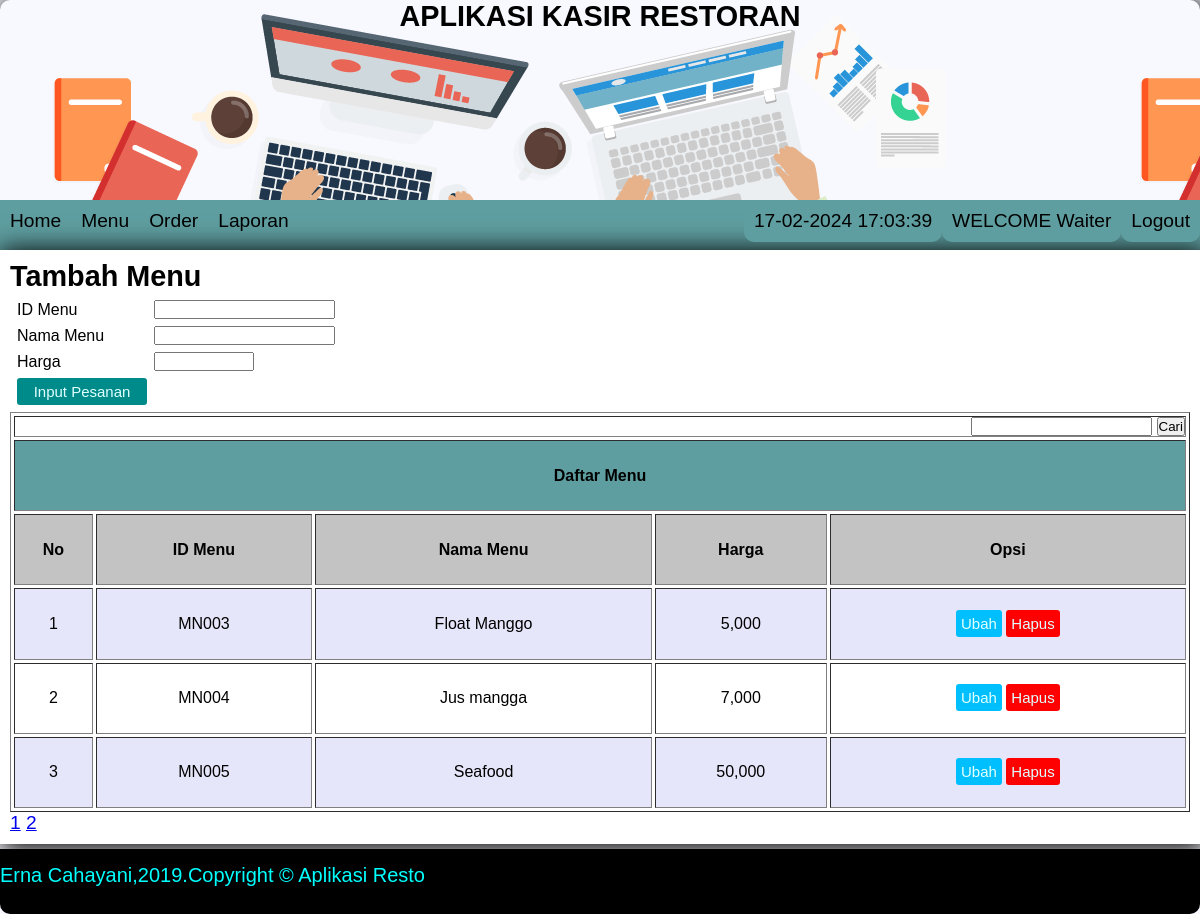
/Restoran/Waiter/index.php?resto=menu, run on the app's committed database.
### tables this page shows
CREATE TABLE IF NOT EXISTS `tb_menu` (
  `id_menu` varchar(10) NOT NULL,
  `nama_menu` varchar(100) NOT NULL,
  `harga` varchar(50) NOT NULL,
  PRIMARY KEY (`id_menu`)
);

### Restoran/Waiter/menu.php (the view, shortened to what this page needs)
<link rel="stylesheet" type="text/css" href="button.css">
<h2>Tambah Menu</h2>
<form method="post">
	<table cellpadding="7px" cellspacing="7">
		<tr>
			<td>ID Menu</td>
			<td><input type="text" name="id_menu"></td>
		</tr>
		<tr>
			<td>Nama Menu</td>
			<td><input type="text" name="nama_menu"></td>
		</tr>
		<tr>
			<td>Harga</td>
			<td><input type="number" min="5000" max="50000000" name="harga"></td>
		</tr>
		<tr>
			<td><input type="submit" name="masuk" value="Input Pesanan" class='butin'></td>
		</tr>
	</table>
</form>
<form>
	<table align="center" border="1" cellspacing="3" cellpadding="3" style=" width:100%;height: 50%">
		<tr>
    <td height="20" colspan="5" border="0">
    <div align="right">
      <label>
       <input type="text" name="cari">
       </label>
       <label>
      <input type="submit" value="Cari">
      </label>
      </div>
      </td>
  </tr>
	<tr>
		<th bgcolor="cadetblue" colspan="5">Daftar Menu</th>
	</tr>
	<tr bgcolor="#C3C3C3">
		<th style="text-align:center;">No</th>
		<th style="text-align:center;">ID Menu</th>
		<th style="text-align:center;">Nama Menu</th>
		<th style="text-align:center;">Harga</th>
		<th style="text-align:center;">Opsi</th>
	</tr>
	<?php
	include '../koneksi.php';
	$no = '1';
	$halaman = '3';
	if (isset($_GET["halaman"])) {
		$page = $_GET["halaman"];
	}else{
		$page = '1';
	}
	if ($page>1) {
		$mulai =($page * $halaman) - $halaman;
	}else{
		$mulai = '0';
	}
	$data = mysqli_query($koneksi,"SELECT * FROM tb_menu LIMIT $mulai, $halaman");
	while ($isi = mysqli_fetch_array($data)) {
		if ($no%2==0){
			$bg="white";
		}else{
			$bg="lavender";
		}
	?>
	  <tr bgcolor="<?php echo $bg; ?>">
		<td style="text-align:center;"><?php echo $no++ ?></td>
		<td style="text-align:center;"><?php echo $isi['id_menu'] ?></td>
		<td style="text-align:center;"><?php echo $isi['nama_menu'] ?></td>
		<td style="text-align:center;"><?php echo number_format( $isi['harga']) ?></td>
		<td style="text-align:center;"><a href="index.php?resto=medit&id_menu=<?php echo $isi['id_menu'] ?>" class='buts'>Ubah</a>
			<a href="menuhapus.php?id_menu=<?php echo $isi['id_menu'] ?>" class='butss'>Hapus</a>
			</td>
	</tr>
	<?php
	}
	?>
</table>
<div>
	<?php
	$result = mysqli_query($koneksi,"SELECT * FROM tb_menu");
	$total = mysqli_num_rows($result);
	$pages = ceil($total/$halaman);
	for ($i=1; $i<=$pages ; $i++){?>
	<a href="?resto=menu&halaman=<?php echo $i; ?>"><?php echo $i; ?></a>
	<?php } ?>
</div>
</form>

### Restoran/design.css (style rules this page uses)
* { margin: 0px; padding: 0px; }

### Restoran/Waiter/button.css (style rules this page uses)
.butin { text-decoration: none; background-color: darkcyan; color: lightcyan; border: none; width: 130px; padding: 5px; font-family: Tahoma,sans-serif; font-size: 15px; border-radius: 3px; }
.buts { text-decoration: none; background-color: deepskyblue; color: lightcyan; border: none; width: 120px; padding: 5px; font-family: Tahoma,sans-serif; font-size: 15px; border-radius: 3px; }
.butss { text-decoration: none; background-color: red; color: lightcyan; border: none; width: 120px; padding: 5px; font-family: Tahoma,sans-serif; font-size: 15px; border-radius: 3px; }

### data on the page
tb_menu: id_menu "MN003", nama_menu "Float Manggo", harga "5,000"
tb_menu: id_menu "MN004", nama_menu "Jus mangga", harga "7,000"
tb_menu: id_menu "MN005", nama_menu "Seafood", harga "50,000"
